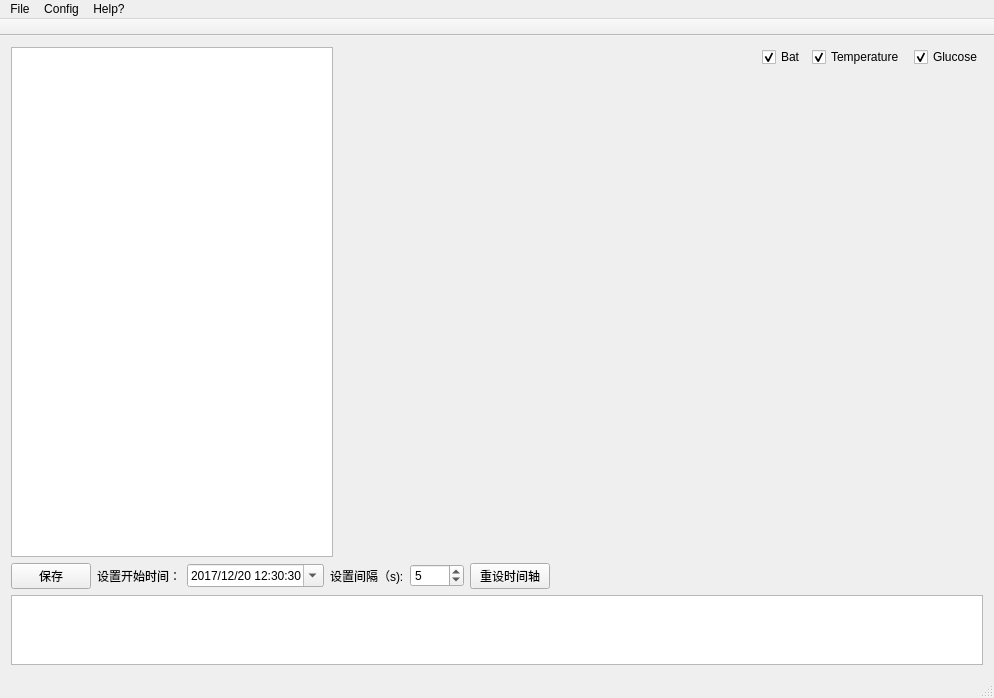
<?xml version="1.0" encoding="UTF-8"?>
<ui version="4.0">
 <class>MainWindow</class>
 <widget class="QMainWindow" name="MainWindow">
  <property name="geometry">
   <rect>
    <x>0</x>
    <y>0</y>
    <width>994</width>
    <height>698</height>
   </rect>
  </property>
  <property name="windowTitle">
   <string>LogReader</string>
  </property>
  <property name="documentMode">
   <bool>false</bool>
  </property>
  <widget class="QWidget" name="centralWidget">
   <layout class="QVBoxLayout" name="verticalLayout" stretch="8,0,1">
    <item>
     <layout class="QHBoxLayout" name="horizontalLayout" stretch="1,2">
      <item>
       <widget class="QTableWidget" name="data_table"/>
      </item>
      <item>
       <layout class="QVBoxLayout" name="verticalLayout_2" stretch="0,1">
        <item>
         <layout class="QHBoxLayout" name="horizontalLayout_3">
          <item>
           <spacer name="horizontalSpacer_2">
            <property name="orientation">
             <enum>Qt::Horizontal</enum>
            </property>
            <property name="sizeHint" stdset="0">
             <size>
              <width>40</width>
              <height>20</height>
             </size>
            </property>
           </spacer>
          </item>
          <item>
           <widget class="QCheckBox" name="checkBat">
            <property name="text">
             <string>Bat</string>
            </property>
            <property name="checked">
             <bool>true</bool>
            </property>
           </widget>
          </item>
          <item>
           <widget class="QCheckBox" name="checkTemperature">
            <property name="text">
             <string>Temperature </string>
            </property>
            <property name="checked">
             <bool>true</bool>
            </property>
           </widget>
          </item>
          <item>
           <widget class="QCheckBox" name="checkGlucose">
            <property name="text">
             <string>Glucose</string>
            </property>
            <property name="checked">
             <bool>true</bool>
            </property>
           </widget>
          </item>
         </layout>
        </item>
        <item>
         <widget class="QCustomPlot" name="customPlot" native="true"/>
        </item>
       </layout>
      </item>
     </layout>
    </item>
    <item>
     <layout class="QHBoxLayout" name="horizontalLayout_2" stretch="1,0,0,0,0,0,8">
      <item>
       <widget class="QPushButton" name="save_data">
        <property name="text">
         <string>保存</string>
        </property>
       </widget>
      </item>
      <item>
       <widget class="QLabel" name="label">
        <property name="text">
         <string>设置开始时间：</string>
        </property>
       </widget>
      </item>
      <item>
       <widget class="QDateTimeEdit" name="dateTimeEdit_startTime">
        <property name="dateTime">
         <datetime>
          <hour>12</hour>
          <minute>30</minute>
          <second>30</second>
          <year>2017</year>
          <month>12</month>
          <day>20</day>
         </datetime>
        </property>
        <property name="time">
         <time>
          <hour>12</hour>
          <minute>30</minute>
          <second>30</second>
         </time>
        </property>
        <property name="displayFormat">
         <string>yyyy/M/d H:mm:ss</string>
        </property>
        <property name="calendarPopup">
         <bool>true</bool>
        </property>
       </widget>
      </item>
      <item>
       <widget class="QLabel" name="label_2">
        <property name="text">
         <string>设置间隔（s):</string>
        </property>
       </widget>
      </item>
      <item>
       <widget class="QSpinBox" name="spinBox_space">
        <property name="maximum">
         <number>9999</number>
        </property>
        <property name="value">
         <number>5</number>
        </property>
       </widget>
      </item>
      <item>
       <widget class="QPushButton" name="pushButton_resetTimeAxis">
        <property name="text">
         <string>重设时间轴</string>
        </property>
       </widget>
      </item>
      <item>
       <spacer name="horizontalSpacer">
        <property name="orientation">
         <enum>Qt::Horizontal</enum>
        </property>
        <property name="sizeHint" stdset="0">
         <size>
          <width>40</width>
          <height>20</height>
         </size>
        </property>
       </spacer>
      </item>
     </layout>
    </item>
    <item>
     <widget class="QPlainTextEdit" name="text_formread"/>
    </item>
   </layout>
  </widget>
  <widget class="QMenuBar" name="menuBar">
   <property name="geometry">
    <rect>
     <x>0</x>
     <y>0</y>
     <width>994</width>
     <height>23</height>
    </rect>
   </property>
   <widget class="QMenu" name="menuFile">
    <property name="title">
     <string>File</string>
    </property>
    <addaction name="actionOpen"/>
    <addaction name="actionExit"/>
   </widget>
   <widget class="QMenu" name="menuConfig">
    <property name="title">
     <string>Config</string>
    </property>
    <addaction name="actionSet"/>
   </widget>
   <widget class="QMenu" name="menuHelp">
    <property name="title">
     <string>Help?</string>
    </property>
    <addaction name="actionAbout"/>
   </widget>
   <addaction name="menuFile"/>
   <addaction name="menuConfig"/>
   <addaction name="menuHelp"/>
  </widget>
  <widget class="QToolBar" name="mainToolBar">
   <property name="enabled">
    <bool>false</bool>
   </property>
   <property name="movable">
    <bool>false</bool>
   </property>
   <attribute name="toolBarArea">
    <enum>TopToolBarArea</enum>
   </attribute>
   <attribute name="toolBarBreak">
    <bool>false</bool>
   </attribute>
  </widget>
  <widget class="QStatusBar" name="statusBar"/>
  <action name="actionOpen">
   <property name="text">
    <string>Open</string>
   </property>
  </action>
  <action name="actionExit">
   <property name="text">
    <string>Exit</string>
   </property>
  </action>
  <action name="actionSet">
   <property name="text">
    <string>Data Souce</string>
   </property>
  </action>
  <action name="actionAbout">
   <property name="text">
    <string>About</string>
   </property>
  </action>
 </widget>
 <layoutdefault spacing="6" margin="11"/>
 <customwidgets>
  <customwidget>
   <class>QCustomPlot</class>
   <extends>QWidget</extends>
   <header>qcustomplot.h</header>
   <container>1</container>
  </customwidget>
 </customwidgets>
 <resources/>
 <connections/>
</ui>
